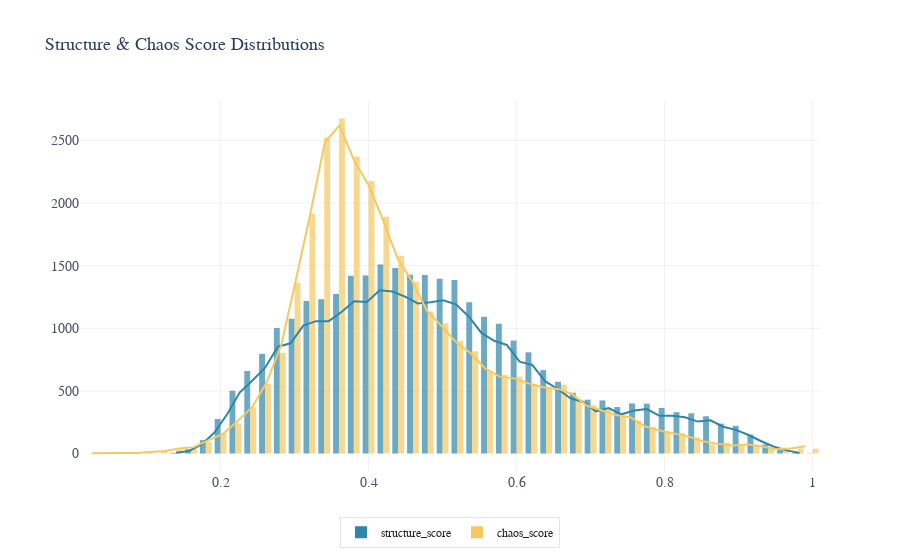

Here is the notebook cell this chart was saved with:
### Code cell
# Plot score distributions
plot_distribution(
    scores_df,
    columns=['structure_score', 'chaos_score'],
    bins=50,
    wrap=2,
    show_kde=True,
    show_median=True,
    style={"title": "Structure & Chaos Score Distributions"},
)

### Figure 1 — Plotly figure (JSON) as saved in the notebook; plotly's stock layout.template omitted (floating-point values rounded to 4 significant figures; data arrays with more than 128 entries replaced by an {"elided": "..."} marker saying what was removed)
{"data": [{"marker": {"color": "#2E86AB", "opacity": 0.7}, "name": "structure_score", "nbinsx": 50, "type": "histogram", "x": {"elided": "30490 float values"}}, {"line": {"color": "#2E86AB", "width": 2}, "mode": "lines", "name": "structure_score (KDE)", "showlegend": false, "type": "scatter", "x": [0.1398, 0.157, 0.1742, 0.1914, 0.2086, 0.2258, 0.243, 0.2602, 0.2774, 0.2946, 0.3118, 0.329, 0.3461, 0.3633, 0.3805, 0.3977, 0.4149, 0.4321, 0.4493, 0.4665, 0.4837, 0.5009, 0.5181, 0.5352, 0.5524, 0.5696, 0.5868, 0.604, 0.6212, 0.6384, 0.6556, 0.6728, 0.69, 0.7072, 0.7244, 0.7415, 0.7587, 0.7759, 0.7931, 0.8103, 0.8275, 0.8447, 0.8619, 0.8791, 0.8963, 0.9135, 0.9306, 0.9478, 0.965, 0.9822], "y": [6.0, 20.0, 72.0, 165.0, 312.0, 487.0, 583.0, 685.0, 853.0, 880.0, 1021.0, 1057.0, 1057.0, 1130.0, 1215.0, 1210.0, 1303.0, 1293.0, 1253.0, 1198.0, 1208.0, 1224.0, 1191.0, 1094.0, 963.0, 900.0, 867.0, 733.0, 707.0, 578.0, 515.0, 441.0, 412.0, 337.0, 363.0, 313.0, 344.0, 355.0, 301.0, 302.0, 289.0, 255.0, 265.0, 214.0, 189.0, 148.0, 98.0, 54.0, 25.0, 5.0]}, {"marker": {"color": "#F6C85F", "opacity": 0.7}, "name": "chaos_score", "nbinsx": 50, "type": "histogram", "x": {"elided": "30490 float values"}}, {"line": {"color": "#F6C85F", "width": 2}, "mode": "lines", "name": "chaos_score (KDE)", "showlegend": false, "type": "scatter", "x": [0.0262, 0.04587, 0.06555, 0.08522, 0.1049, 0.1246, 0.1442, 0.1639, 0.1836, 0.2033, 0.2229, 0.2426, 0.2623, 0.2819, 0.3016, 0.3213, 0.341, 0.3606, 0.3803, 0.4, 0.4197, 0.4393, 0.459, 0.4787, 0.4983, 0.518, 0.5377, 0.5574, 0.577, 0.5967, 0.6164, 0.6361, 0.6557, 0.6754, 0.6951, 0.7147, 0.7344, 0.7541, 0.7738, 0.7934, 0.8131, 0.8328, 0.8525, 0.8721, 0.8918, 0.9115, 0.9311, 0.9508, 0.9705, 0.9902], "y": [2.0, 1.0, 4.0, 5.0, 15.0, 20.0, 41.0, 51.0, 107.0, 157.0, 258.0, 370.0, 568.0, 864.0, 1383.0, 1916.0, 2486.0, 2619.0, 2341.0, 2142.0, 1863.0, 1555.0, 1374.0, 1143.0, 1019.0, 891.0, 803.0, 679.0, 614.0, 600.0, 560.0, 529.0, 516.0, 474.0, 381.0, 344.0, 307.0, 288.0, 216.0, 184.0, 160.0, 135.0, 98.0, 77.0, 64.0, 73.0, 58.0, 35.0, 41.0, 59.0]}], "layout": {"font": {"family": "Source Sans Pro", "size": 14}, "legend": {"bgcolor": "rgba(255,255,255,0.9)", "bordercolor": "rgba(0,0,0,0.1)", "borderwidth": 1, "font": {"color": "#222222", "size": 12}, "orientation": "h", "x": 0.5, "xanchor": "center", "y": -0.12, "yanchor": "top"}, "margin": {"b": 85}, "paper_bgcolor": "white", "plot_bgcolor": "white", "title": {"font": {"size": 18}, "text": "Structure & Chaos Score Distributions"}, "xaxis": {"color": "#4A4E69", "gridcolor": "rgba(0,0,0,0.06)", "showgrid": true, "tickcolor": "#4A4E69"}, "yaxis": {"color": "#4A4E69", "gridcolor": "rgba(0,0,0,0.06)", "showgrid": true, "tickcolor": "#4A4E69"}}}
